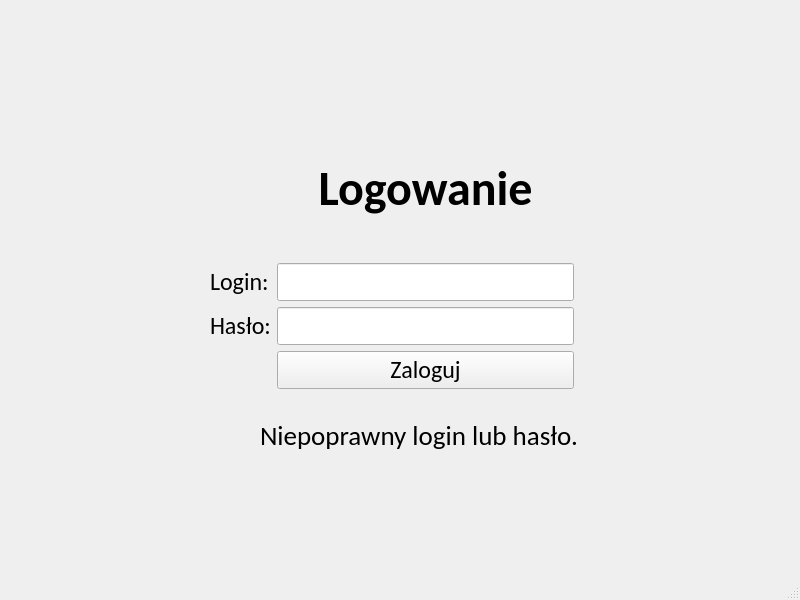
<?xml version="1.0" encoding="UTF-8"?>
<ui version="4.0">
 <class>MainWindow</class>
 <widget class="QMainWindow" name="MainWindow">
  <property name="geometry">
   <rect>
    <x>0</x>
    <y>0</y>
    <width>800</width>
    <height>600</height>
   </rect>
  </property>
  <property name="sizePolicy">
   <sizepolicy hsizetype="Fixed" vsizetype="Fixed">
    <horstretch>0</horstretch>
    <verstretch>0</verstretch>
   </sizepolicy>
  </property>
  <property name="windowTitle">
   <string>Kantor C++</string>
  </property>
  <widget class="QWidget" name="centralwidget">
   <widget class="QStackedWidget" name="stackedWidget">
    <property name="geometry">
     <rect>
      <x>0</x>
      <y>0</y>
      <width>800</width>
      <height>600</height>
     </rect>
    </property>
    <property name="sizePolicy">
     <sizepolicy hsizetype="Fixed" vsizetype="Fixed">
      <horstretch>0</horstretch>
      <verstretch>0</verstretch>
     </sizepolicy>
    </property>
    <property name="minimumSize">
     <size>
      <width>800</width>
      <height>600</height>
     </size>
    </property>
    <property name="maximumSize">
     <size>
      <width>800</width>
      <height>600</height>
     </size>
    </property>
    <property name="currentIndex">
     <number>0</number>
    </property>
    <widget class="QWidget" name="pageLogowanie">
     <widget class="QWidget" name="gridLayoutWidget">
      <property name="geometry">
       <rect>
        <x>210</x>
        <y>120</y>
        <width>364</width>
        <height>269</height>
       </rect>
      </property>
      <layout class="QGridLayout" name="gridLayout">
       <item row="1" column="0">
        <widget class="QLabel" name="labelLogin">
         <property name="font">
          <font>
           <family>Calibri</family>
           <pointsize>18</pointsize>
          </font>
         </property>
         <property name="text">
          <string>Login:</string>
         </property>
        </widget>
       </item>
       <item row="3" column="0">
        <widget class="QLabel" name="labelHaslo">
         <property name="font">
          <font>
           <family>Calibri</family>
           <pointsize>18</pointsize>
          </font>
         </property>
         <property name="text">
          <string>Hasło:</string>
         </property>
        </widget>
       </item>
       <item row="4" column="1">
        <widget class="QPushButton" name="pushButtonZaloguj">
         <property name="font">
          <font>
           <family>Calibri</family>
           <pointsize>18</pointsize>
          </font>
         </property>
         <property name="text">
          <string>Zaloguj</string>
         </property>
        </widget>
       </item>
       <item row="1" column="1">
        <widget class="QLineEdit" name="lineEditLogin">
         <property name="font">
          <font>
           <family>Calibri</family>
           <pointsize>18</pointsize>
          </font>
         </property>
        </widget>
       </item>
       <item row="3" column="1">
        <widget class="QLineEdit" name="lineEditHaslo">
         <property name="font">
          <font>
           <family>Calibri</family>
           <pointsize>18</pointsize>
          </font>
         </property>
         <property name="echoMode">
          <enum>QLineEdit::Password</enum>
         </property>
        </widget>
       </item>
       <item row="0" column="1">
        <widget class="QLabel" name="labelLogowanie">
         <property name="font">
          <font>
           <family>Calibri</family>
           <pointsize>36</pointsize>
           <weight>75</weight>
           <bold>true</bold>
          </font>
         </property>
         <property name="text">
          <string>Logowanie</string>
         </property>
         <property name="textFormat">
          <enum>Qt::AutoText</enum>
         </property>
         <property name="alignment">
          <set>Qt::AlignCenter</set>
         </property>
        </widget>
       </item>
      </layout>
      <zorder>labelLogin</zorder>
      <zorder>labelHaslo</zorder>
      <zorder>lineEditHaslo</zorder>
      <zorder>lineEditLogin</zorder>
      <zorder>pushButtonZaloguj</zorder>
      <zorder>labelLogowanie</zorder>
     </widget>
     <widget class="QLabel" name="labelError">
      <property name="enabled">
       <bool>true</bool>
      </property>
      <property name="geometry">
       <rect>
        <x>260</x>
        <y>420</y>
        <width>321</width>
        <height>31</height>
       </rect>
      </property>
      <property name="font">
       <font>
        <family>Calibri</family>
        <pointsize>20</pointsize>
       </font>
      </property>
      <property name="text">
       <string>Niepoprawny login lub hasło.</string>
      </property>
     </widget>
    </widget>
    <widget class="QWidget" name="pageProfil">
     <widget class="QLabel" name="labelKantor">
      <property name="geometry">
       <rect>
        <x>310</x>
        <y>20</y>
        <width>181</width>
        <height>51</height>
       </rect>
      </property>
      <property name="font">
       <font>
        <family>Calibri</family>
        <pointsize>48</pointsize>
        <weight>75</weight>
        <bold>true</bold>
       </font>
      </property>
      <property name="text">
       <string>Kantor</string>
      </property>
     </widget>
     <widget class="QLabel" name="labelPowitanie">
      <property name="geometry">
       <rect>
        <x>20</x>
        <y>30</y>
        <width>281</width>
        <height>51</height>
       </rect>
      </property>
      <property name="font">
       <font>
        <family>Calibri</family>
        <pointsize>18</pointsize>
       </font>
      </property>
      <property name="text">
       <string>Witaj ponownie, </string>
      </property>
     </widget>
     <widget class="QPushButton" name="pushButtonWyloguj">
      <property name="geometry">
       <rect>
        <x>610</x>
        <y>40</y>
        <width>131</width>
        <height>31</height>
       </rect>
      </property>
      <property name="font">
       <font>
        <family>Calibri</family>
        <pointsize>16</pointsize>
       </font>
      </property>
      <property name="text">
       <string>Wyloguj</string>
      </property>
     </widget>
     <widget class="QWidget" name="gridLayoutWidget_2">
      <property name="geometry">
       <rect>
        <x>100</x>
        <y>170</y>
        <width>181</width>
        <height>315</height>
       </rect>
      </property>
      <layout class="QGridLayout" name="gridLayout_2">
       <item row="7" column="1">
        <widget class="QLabel" name="labelJPYValue">
         <property name="font">
          <font>
           <family>Calibri</family>
           <pointsize>18</pointsize>
          </font>
         </property>
         <property name="text">
          <string>0</string>
         </property>
        </widget>
       </item>
       <item row="6" column="1">
        <widget class="QLabel" name="labelGBPValue">
         <property name="font">
          <font>
           <family>Calibri</family>
           <pointsize>18</pointsize>
          </font>
         </property>
         <property name="text">
          <string>0</string>
         </property>
        </widget>
       </item>
       <item row="4" column="0">
        <widget class="QLabel" name="labelCHF">
         <property name="maximumSize">
          <size>
           <width>60</width>
           <height>16777215</height>
          </size>
         </property>
         <property name="font">
          <font>
           <family>Calibri</family>
           <pointsize>18</pointsize>
          </font>
         </property>
         <property name="text">
          <string>CHF:</string>
         </property>
        </widget>
       </item>
       <item row="2" column="0">
        <widget class="QLabel" name="labelUSD">
         <property name="maximumSize">
          <size>
           <width>60</width>
           <height>16777215</height>
          </size>
         </property>
         <property name="font">
          <font>
           <family>Calibri</family>
           <pointsize>18</pointsize>
          </font>
         </property>
         <property name="text">
          <string>USD:</string>
         </property>
        </widget>
       </item>
       <item row="3" column="0">
        <widget class="QLabel" name="labelEUR">
         <property name="maximumSize">
          <size>
           <width>60</width>
           <height>16777215</height>
          </size>
         </property>
         <property name="font">
          <font>
           <family>Calibri</family>
           <pointsize>18</pointsize>
          </font>
         </property>
         <property name="text">
          <string>EUR:</string>
         </property>
        </widget>
       </item>
       <item row="6" column="0">
        <widget class="QLabel" name="labelGBP">
         <property name="maximumSize">
          <size>
           <width>60</width>
           <height>16777215</height>
          </size>
         </property>
         <property name="font">
          <font>
           <family>Calibri</family>
           <pointsize>18</pointsize>
          </font>
         </property>
         <property name="text">
          <string>GBP:</string>
         </property>
        </widget>
       </item>
       <item row="8" column="0">
        <widget class="QLabel" name="labelCZK">
         <property name="maximumSize">
          <size>
           <width>60</width>
           <height>16777215</height>
          </size>
         </property>
         <property name="font">
          <font>
           <family>Calibri</family>
           <pointsize>18</pointsize>
          </font>
         </property>
         <property name="text">
          <string>CZK:</string>
         </property>
        </widget>
       </item>
       <item row="1" column="1">
        <widget class="QLabel" name="labelPLNValue">
         <property name="font">
          <font>
           <family>Calibri</family>
           <pointsize>18</pointsize>
          </font>
         </property>
         <property name="text">
          <string>0</string>
         </property>
        </widget>
       </item>
       <item row="3" column="1">
        <widget class="QLabel" name="labelEURValue">
         <property name="font">
          <font>
           <family>Calibri</family>
           <pointsize>18</pointsize>
          </font>
         </property>
         <property name="text">
          <string>0</string>
         </property>
        </widget>
       </item>
       <item row="1" column="0">
        <widget class="QLabel" name="labelPLN">
         <property name="maximumSize">
          <size>
           <width>60</width>
           <height>16777215</height>
          </size>
         </property>
         <property name="font">
          <font>
           <family>Calibri</family>
           <pointsize>18</pointsize>
          </font>
         </property>
         <property name="text">
          <string>PLN:</string>
         </property>
        </widget>
       </item>
       <item row="2" column="1">
        <widget class="QLabel" name="labelUSDValue">
         <property name="font">
          <font>
           <family>Calibri</family>
           <pointsize>18</pointsize>
          </font>
         </property>
         <property name="text">
          <string>0</string>
         </property>
        </widget>
       </item>
       <item row="4" column="1">
        <widget class="QLabel" name="labelCHFValue">
         <property name="font">
          <font>
           <family>Calibri</family>
           <pointsize>18</pointsize>
          </font>
         </property>
         <property name="text">
          <string>0</string>
         </property>
        </widget>
       </item>
       <item row="7" column="0">
        <widget class="QLabel" name="labelJPY">
         <property name="maximumSize">
          <size>
           <width>60</width>
           <height>16777215</height>
          </size>
         </property>
         <property name="font">
          <font>
           <family>Calibri</family>
           <pointsize>18</pointsize>
          </font>
         </property>
         <property name="text">
          <string>JPY:</string>
         </property>
        </widget>
       </item>
       <item row="5" column="1">
        <widget class="QLabel" name="labelCADValue">
         <property name="font">
          <font>
           <family>Calibri</family>
           <pointsize>18</pointsize>
          </font>
         </property>
         <property name="text">
          <string>0</string>
         </property>
        </widget>
       </item>
       <item row="8" column="1">
        <widget class="QLabel" name="labelCZKValue">
         <property name="font">
          <font>
           <family>Calibri</family>
           <pointsize>18</pointsize>
          </font>
         </property>
         <property name="text">
          <string>0</string>
         </property>
        </widget>
       </item>
       <item row="5" column="0">
        <widget class="QLabel" name="labelCAD">
         <property name="maximumSize">
          <size>
           <width>60</width>
           <height>16777215</height>
          </size>
         </property>
         <property name="font">
          <font>
           <family>Calibri</family>
           <pointsize>18</pointsize>
          </font>
         </property>
         <property name="text">
          <string>CAD:</string>
         </property>
        </widget>
       </item>
      </layout>
     </widget>
     <widget class="QLabel" name="labelPortfel">
      <property name="geometry">
       <rect>
        <x>100</x>
        <y>130</y>
        <width>146</width>
        <height>34</height>
       </rect>
      </property>
      <property name="font">
       <font>
        <family>Calibri</family>
        <pointsize>20</pointsize>
       </font>
      </property>
      <property name="text">
       <string>Stan portfela:</string>
      </property>
     </widget>
     <widget class="QLabel" name="labelWymiana">
      <property name="geometry">
       <rect>
        <x>480</x>
        <y>200</y>
        <width>171</width>
        <height>31</height>
       </rect>
      </property>
      <property name="font">
       <font>
        <family>Calibri</family>
        <pointsize>20</pointsize>
       </font>
      </property>
      <property name="text">
       <string>Wymiana walut</string>
      </property>
     </widget>
     <widget class="QComboBox" name="comboBoxWalutaL">
      <property name="geometry">
       <rect>
        <x>400</x>
        <y>250</y>
        <width>100</width>
        <height>40</height>
       </rect>
      </property>
      <property name="font">
       <font>
        <family>Calibri</family>
        <pointsize>18</pointsize>
       </font>
      </property>
     </widget>
     <widget class="QComboBox" name="comboBoxWalutaR">
      <property name="geometry">
       <rect>
        <x>520</x>
        <y>250</y>
        <width>100</width>
        <height>40</height>
       </rect>
      </property>
      <property name="font">
       <font>
        <family>Calibri</family>
        <pointsize>18</pointsize>
       </font>
      </property>
     </widget>
     <widget class="QDoubleSpinBox" name="doubleSpinBoxKwota">
      <property name="geometry">
       <rect>
        <x>640</x>
        <y>250</y>
        <width>100</width>
        <height>40</height>
       </rect>
      </property>
      <property name="font">
       <font>
        <family>Calibri</family>
        <pointsize>18</pointsize>
       </font>
      </property>
     </widget>
     <widget class="QPushButton" name="pushButtonWymien">
      <property name="geometry">
       <rect>
        <x>480</x>
        <y>300</y>
        <width>180</width>
        <height>40</height>
       </rect>
      </property>
      <property name="font">
       <font>
        <family>Calibri</family>
        <pointsize>16</pointsize>
       </font>
      </property>
      <property name="text">
       <string>Wymień</string>
      </property>
     </widget>
    </widget>
   </widget>
  </widget>
  <widget class="QMenuBar" name="menubar">
   <property name="enabled">
    <bool>true</bool>
   </property>
   <property name="geometry">
    <rect>
     <x>0</x>
     <y>0</y>
     <width>800</width>
     <height>21</height>
    </rect>
   </property>
  </widget>
  <widget class="QStatusBar" name="statusbar">
   <property name="enabled">
    <bool>true</bool>
   </property>
  </widget>
 </widget>
 <resources/>
 <connections/>
</ui>
